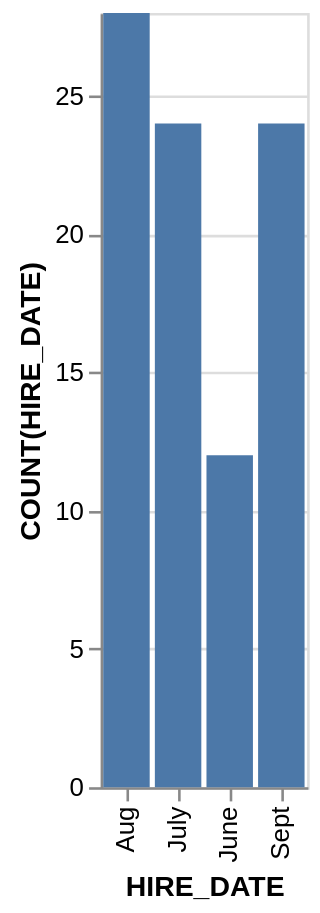

Describe this chart as a Vega-Lite specification.
### Vega-Lite specification from a JSON file in a GitHub repository (floating-point values rounded to 4 significant figures)
{"data": {"values": [{"x_data": "June", "y_data": 12}, {"x_data": "July", "y_data": 24}, {"x_data": "Aug", "y_data": 28}, {"x_data": "Sept", "y_data": 24}]}, "mark": "bar", "encoding": {"x": {"field": "x_data", "type": "nominal", "title": "HIRE_DATE", "sort": "ascending"}, "y": {"field": "y_data", "type": "quantitative", "title": "COUNT(HIRE_DATE)"}}}
